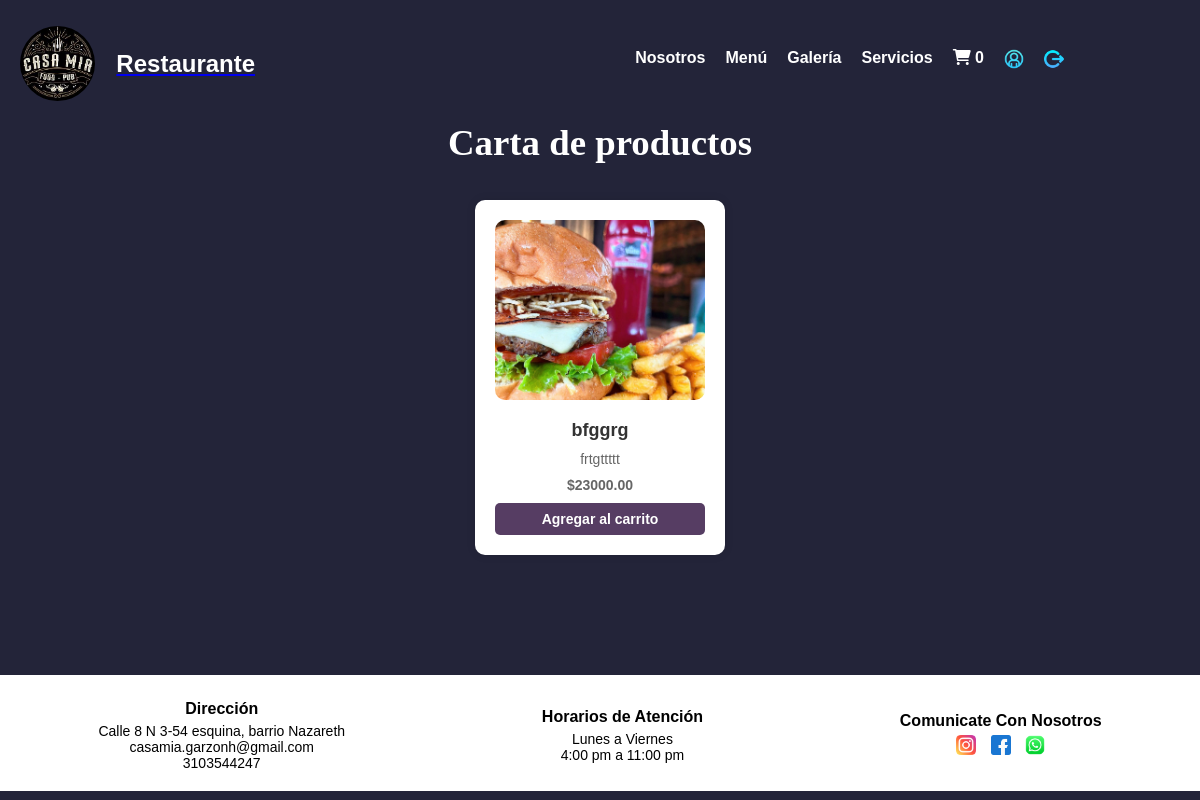
Page /productos/ (signed in) on the earlier database version.
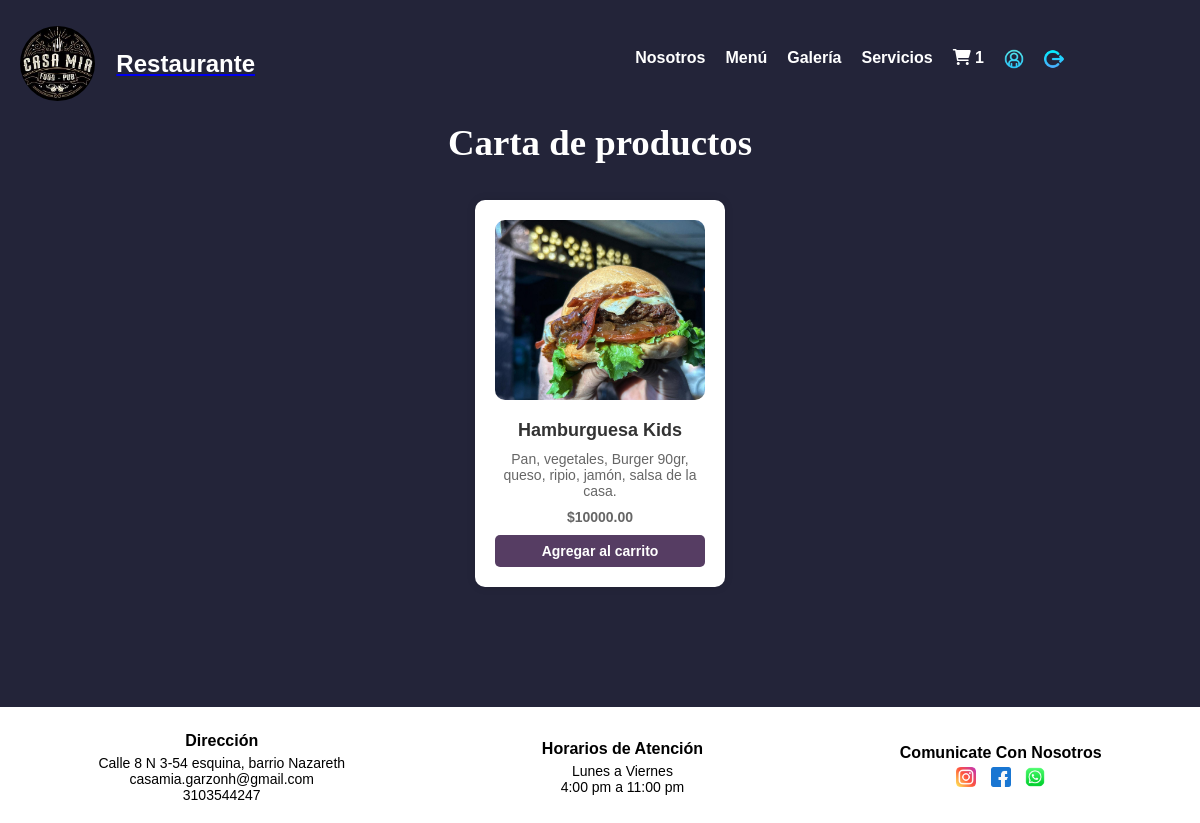
Same page on the later database version.
### web/models.py (models this page shows, shortened)
class Producto(models.Model):
    id = models.AutoField(primary_key=True)
    imagen = models.ImageField(upload_to='productos/', blank=True, null=True)
    nombre = models.CharField(max_length=255)
    caracteristicas = models.TextField()
    precio = models.DecimalField(max_digits=10, decimal_places=2)
    cantidad = models.PositiveIntegerField()  # Asegúrate de que este campo esté definido

### web/views.py (the view, shortened to what this page needs)
# urls.py: path('productos/', views.productos, name='productos'),
def productos(request):
    producto_lista = Producto.objects.all()
    return render(request, 'productos.html', {'productos': producto_lista})

### web/templates/productos.html (shortened to what this page needs)
{% extends 'base.html' %}
{% block content %}
{% load static %}
<link rel="stylesheet" href="{% static 'css/productos.css'%}">
<div class="container">
	<h3> Carta de productos</h3>
{% if productos %}
    <div class="productos-container">
        {% for producto in productos %}
            <div class="producto-card">
                {% if producto.imagen %}
                    <img src="{{ producto.imagen.url }}" alt="{{ producto.nombre }}">
                {% else %}
                    <img src="{% static 'img/no-image.png' %}" alt="Sin imagen">
                {% endif %}
                <h2>{{ producto.nombre }}</h2>
                <p>{{ producto.caracteristicas }}</p>
                <p class="precio">${{ producto.precio }}</p>
				<form method="POST" action="{% url 'productos' %}">
					<button type="submit" class="btn w-100" style="background-color: var(--acento); color: var(--texto-claro);">
						Agregar al carrito
					</button>
				</form>
			</div>
        {% endfor %}
    </div>
{% else %}
    <p>No hay productos disponibles.</p>
{% endif %}
{% endblock %}

Differences in the rows shown:
removed Producto: imagen (picture), nombre "bfggrg", caracteristicas "frtgttttt", precio "23000.00"
added Producto: imagen (picture), nombre "Hamburguesa Kids", caracteristicas "Pan, vegetales, Burger 90gr, queso, ripio, jamón, salsa de la casa.", precio "10000.00"
Other differences:
{{ total_items }}: "0" → "1"
